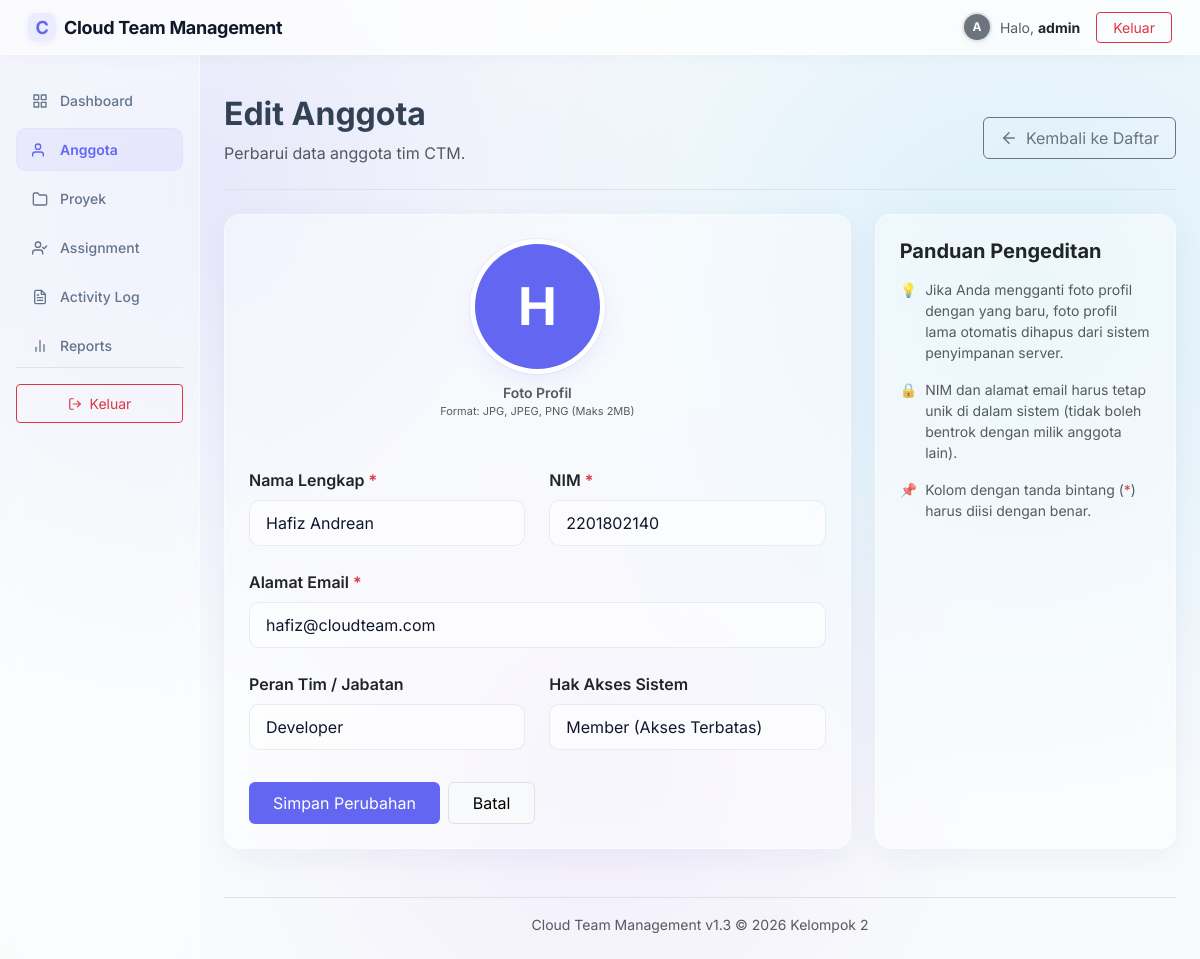
Page /anggota/edit.php?id=1 (signed in) on the committed database.
### tables this page shows
CREATE TABLE `anggota` (
  `id` INT AUTO_INCREMENT PRIMARY KEY,
  `nama` VARCHAR(100) NOT NULL,
  `nim` VARCHAR(50) NOT NULL UNIQUE,
  `email` VARCHAR(100) NULL UNIQUE,
  `foto` VARCHAR(255) NULL,
  `id_user` INT UNIQUE NULL,
  `jabatan` VARCHAR(100) NOT NULL DEFAULT 'Developer',
  `created_at` TIMESTAMP DEFAULT CURRENT_TIMESTAMP,
  `updated_at` TIMESTAMP DEFAULT CURRENT_TIMESTAMP ON UPDATE CURRENT_TIMESTAMP,
  CONSTRAINT `fk_anggota_users` FOREIGN KEY (`id_user`) REFERENCES `users` (`id`) ON DELETE SET NULL ON UPDATE CASCADE
);

CREATE TABLE `users` (
  `id` INT AUTO_INCREMENT PRIMARY KEY,
  `username` VARCHAR(50) NOT NULL UNIQUE,
  `email` VARCHAR(100) NOT NULL UNIQUE,
  `password` VARCHAR(255) NOT NULL,
  `role` ENUM('admin', 'member') NOT NULL DEFAULT 'member',
  `created_at` TIMESTAMP DEFAULT CURRENT_TIMESTAMP,
  `updated_at` TIMESTAMP DEFAULT CURRENT_TIMESTAMP ON UPDATE CURRENT_TIMESTAMP
);

### anggota/edit.php (the view, shortened to what this page needs)
<?php
require_once __DIR__ . '/../config/layout.php';
$db = Database::getConnection();
$id = isset($_GET['id']) && is_numeric($_GET['id']) ? (int)$_GET['id'] : 0;
try {
    $stmt = $db->prepare("
        SELECT a.*, u.role AS system_role
        FROM anggota a
        LEFT JOIN users u ON a.id_user = u.id
        WHERE a.id = ?
    ");
    $stmt->execute([$id]);
    $member = $stmt->fetch();
} catch (PDOException $e) {
    $_SESSION['flash_error'] = 'Database error: ' . $e->getMessage();
    header('Location: index.php');
    exit;
}
$userRole = $_SESSION['role'] ?? 'member';
$nama = $member['nama'];
$nim = $member['nim'];
$email = $member['email'];
$jabatan = $member['jabatan'] ?? 'Developer';
$system_role = $member['system_role'] ?? 'member';
$errors = [];
?>
<div class="d-flex justify-content-between flex-wrap flex-md-nowrap align-items-center pt-3 pb-2 mb-4 border-bottom">
    <div>
        <h1 class="h2 fw-bold welcome-title" id="page-title">Edit Anggota</h1>
        <p class="welcome-subtitle text-muted">Perbarui data anggota tim CTM.</p>
    </div>
    <div class="btn-toolbar mb-2 mb-md-0">
        <a href="index.php" class="btn btn-outline-secondary d-flex align-items-center gap-2 py-2 px-3">
            <svg width="18" height="18" viewBox="0 0 24 24" fill="none" stroke="currentColor" stroke-width="2" stroke-linecap="round" stroke-linejoin="round"><line x1="19" y1="12" x2="5" y2="12"></line><polyline points="12 19 5 12 12 5"></polyline></svg>
            <span>Kembali ke Daftar</span>
        </a>
    </div>
</div>
<div class="row g-4">
    <div class="col-12 col-lg-8">
        <div class="card p-4 h-100">
            <form method="POST" action="edit.php?id=<?php echo $id; ?>" enctype="multipart/form-data" class="needs-validation">
                <div class="mb-5">
                    <div class="d-flex flex-column align-items-center">
                        <div class="profile-avatar-container cursor-pointer" onclick="document.getElementById('foto-input').click();" title="Klik untuk mengubah foto profil" id="avatar-preview-container">
                            <div class="profile-avatar-inner">
                                <?php
                                $avatarPath = '../uploads/' . $member['foto'];
                                if (!empty($member['foto']) && file_exists(dirname(__DIR__) . '/uploads/' . $member['foto'])):
                                ?>
                                    <img src="<?php echo htmlspecialchars($avatarPath); ?>" alt="Avatar" class="profile-avatar-img" id="avatar-preview-img">
                                <?php else: ?>
                                    <div class="profile-avatar-placeholder text-uppercase fw-bold" id="avatar-preview-placeholder">
                                        <?php echo htmlspecialchars(substr($member['nama'], 0, 1)); ?>
                                    </div>
                                <?php endif; ?>
                            </div>
                        </div>
                        <span class="text-muted small mt-2 fw-semibold">Foto Profil</span>
                        <span class="text-muted text-center" style="font-size: 11px;">Format: JPG, JPEG, PNG (Maks 2MB)</span>
                    </div>
                </div>
                <div class="row g-4">
                    <div class="col-md-6">
                        <label for="nama" class="form-label fw-semibold text-dark">Nama Lengkap <span class="text-danger">*</span></label>
                        <input type="text" name="nama" id="nama" class="form-control <?php echo isset($errors['nama']) ? 'is-invalid' : ''; ?>" placeholder="Masukkan nama lengkap" value="<?php echo htmlspecialchars($nama); ?>" required>
                    </div>
                    <div class="col-md-6">
                        <label for="nim" class="form-label fw-semibold text-dark">NIM <span class="text-danger">*</span></label>
                        <input type="text" name="nim" id="nim" class="form-control <?php echo isset($errors['nim']) ? 'is-invalid' : ''; ?>" placeholder="Masukkan NIM" value="<?php echo htmlspecialchars($nim); ?>" required>
                    </div>
                    <div class="col-12">
                        <label for="email" class="form-label fw-semibold text-dark">Alamat Email <span class="text-danger">*</span></label>
                        <input type="email" name="email" id="email" class="form-control <?php echo isset($errors['email']) ? 'is-invalid' : ''; ?>" placeholder="Masukkan alamat email" value="<?php echo htmlspecialchars($email); ?>" required>
                    </div>
                    <div class="col-md-6">
                        <label for="jabatan" class="form-label fw-semibold text-dark">Peran Tim / Jabatan</label>
                        <select name="jabatan" id="jabatan" class="form-select <?php echo isset($errors['custom_jabatan_err']) ? 'is-invalid' : ''; ?>" <?php echo ($userRole !== 'admin') ? 'disabled' : ''; ?> onchange="toggleCustomJabatan()">
                            <?php
                            $predefined_groups = [
                                'Management' => ['Project Manager', 'Product Manager', 'Scrum Master', 'Team Lead', 'System Administrator'],
                                'Development' => ['Frontend Developer', 'Backend Developer', 'Full Stack Developer', 'Mobile Developer', 'Developer'],
                                'Design' => ['UI Designer', 'UX Designer', 'UI/UX Designer', 'Graphic Designer'],
                                'Quality Assurance' => ['QA Tester', 'QA Engineer', 'Software Tester'],
                                'Analysis' => ['Business Analyst', 'System Analyst', 'Data Analyst'],
                                'Data & Cloud' => ['Database Administrator', 'Data Engineer', 'Cloud Engineer', 'DevOps Engineer'],
                                'Security' => ['Cyber Security Analyst', 'Security Engineer'],
                                'Support' => ['Technical Support', 'IT Support', 'Documentation Specialist']
                            ];
                            $flat_predefined = [];
                            foreach ($predefined_groups as $group => $options) {
                                $flat_predefined = array_merge($flat_predefined, $options);
                            }
                            $isCustom = !empty($jabatan) && !in_array($jabatan, $flat_predefined);
                            $selectedVal = $isCustom ? 'Lainnya' : $jabatan;
                            foreach ($predefined_groups as $group => $options):
                            ?>
                                <optgroup label="<?php echo htmlspecialchars($group); ?>">
                                    <?php foreach ($options as $opt): ?>
                                        <option value="<?php echo htmlspecialchars($opt); ?>" <?php echo ($selectedVal === $opt) ? 'selected' : ''; ?>>
                                            <?php echo htmlspecialchars($opt); ?>
                                        </option>
                                    <?php endforeach; ?>
                                </optgroup>
                            <?php endforeach; ?>
                        </select>
                    </div>
                    <?php if ($userRole === 'admin' && !empty($member['id_user'])): ?>
                    <div class="col-md-6">
                        <label for="system_role" class="form-label fw-semibold text-dark">Hak Akses Sistem</label>
                        <select name="system_role" id="system_role" class="form-select">
                            <option value="member" <?php echo ($system_role === 'member') ? 'selected' : ''; ?>>Member (Akses Terbatas)</option>
                        </select>
                    </div>
                    <?php endif; ?>
                </div>
                <div class="pt-4 mt-2 d-flex gap-2">
                    <button type="submit" class="btn btn-primary px-4 py-2 border-0" style="background-color: var(--primary-color);">Simpan Perubahan</button>
                    <a href="index.php" class="btn btn-light border px-4 py-2">Batal</a>
                </div>
            </form>
        </div>
    </div>
    <div class="col-12 col-lg-4">
        <div class="card border-0 shadow-sm p-4 h-100">
            <h5 class="fw-bold text-dark mb-3">Panduan Pengeditan</h5>
            <ul class="text-muted small ps-0" style="list-style-type: none;">
                <li class="mb-3 d-flex gap-2">
                    <span>💡</span>
                    <span>Jika Anda mengganti foto profil dengan yang baru, foto profil lama otomatis dihapus dari sistem penyimpanan server.</span>
                </li>
                <li class="mb-3 d-flex gap-2">
                    <span>🔒</span>
                    <span>NIM dan alamat email harus tetap unik di dalam sistem (tidak boleh bentrok dengan milik anggota lain).</span>
                </li>
                <li class="mb-3 d-flex gap-2">
                    <span>📌</span>
                    <span>Kolom dengan tanda bintang (<span class="text-danger">*</span>) harus diisi dengan benar.</span>
                </li>
            </ul>
        </div>
    </div>
</div>

### assets/css/style.css (style rules this page uses)
:root { --bg-color: #f8fafc; --card-bg: rgba(255, 255, 255, 0.45); --card-border: rgba(255, 255, 255, 0.45); --primary-color: #6366f1; --primary-hover: #4f46e5; --primary-glow: rgba(99, 102, 241, 0.15); --text-main: #0f172a; --text-muted: #64748b; --text-body: #334155; --border-color: rgba(226, 232, 240, 0.8); --glass-shadow: 0 8px 32px 0 rgba(31, 38, 135, 0.05); }
body { background: radial-gradient(circle at 15% 20%, rgba(99, 102, 241, 0.12) 0%, transparent 40%), radial-gradient(circle at 85% 30%, rgba(14, 165, 233, 0.12) 0%, transparent 45%), radial-gradient(circle at 50% 80%, rgba(168, 85, 247, 0.08) 0%, transparent 40%), #f8fafc; color: var(--text-body); font-family: 'Inter', -apple-system, BlinkMacSystemFont, "Segoe UI", Roboto, sans-serif; overflow-x: hidden; min-height: 100vh; }
.card, .card-summary { background: var(--card-bg) !important; backdrop-filter: blur(16px) !important; -webkit-backdrop-filter: blur(16px) !important; border: 1px solid var(--card-border) !important; border-radius: 16px !important; box-shadow: var(--glass-shadow) !important; transition: transform 0.25s cubic-bezier(0.4, 0, 0.2, 1), box-shadow 0.25s cubic-bezier(0.4, 0, 0.2, 1), border-color 0.25s ease; }
.form-control, .form-select { background: rgba(255, 255, 255, 0.5) !important; border: 1px solid var(--border-color) !important; border-radius: 10px !important; padding: 10px 16px; color: var(--text-main); transition: all 0.25s ease; }
.profile-avatar-container { width: 135px; height: 135px; border-radius: 50%; position: relative; cursor: pointer; transition: all 0.35s cubic-bezier(0.4, 0, 0.2, 1); background: #ffffff; padding: 5px; box-shadow: 0 0 0 1px rgba(99, 102, 241, 0.08), 0 10px 25px -5px rgba(99, 102, 241, 0.12); }
.profile-avatar-inner { width: 100%; height: 100%; border-radius: 50%; overflow: hidden; position: relative; background: #f1f5f9; }
.profile-avatar-placeholder { width: 100%; height: 100%; background-color: var(--primary-color); color: #ffffff; display: flex; align-items: center; justify-content: center; font-size: 52px; font-weight: 700; }
.cursor-pointer { cursor: pointer; }

### rows in the picture
anggota: nama "H", nama "Hafiz Andrean", nim "2201802140", email "hafiz@cloudteam.com", jabatan "Developer"
users: system_role "Member (Akses Terbatas)"

### other values in the picture
substr($currentUser['nama'] ?? $currentUser['username'], 0, 1) "A"
$currentUser['nama'] "admin"
